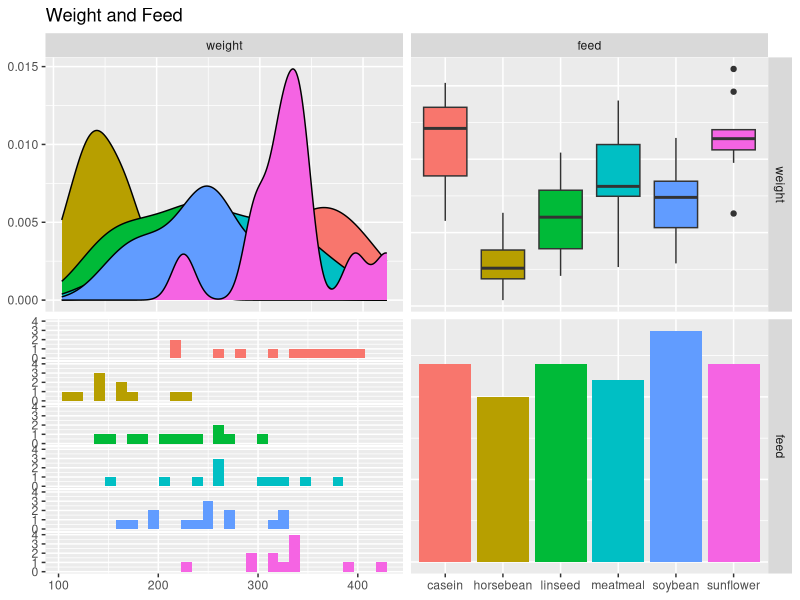
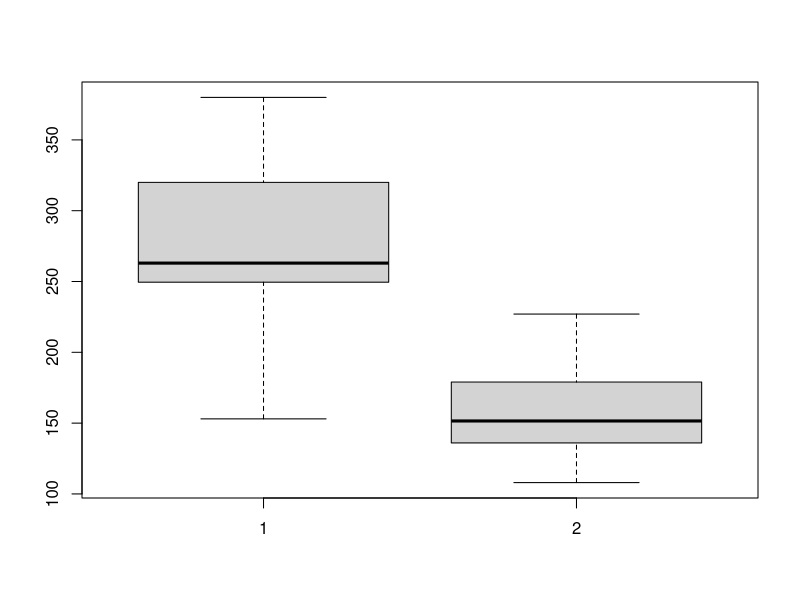

Write R code to recreate these figures, in order. (Note: this script raises an error after producing the figures.)
require(GGally)     # Required for ggpairs
require(ggplot2)    # GGally supersets on ggplot2
require(gridExtra)
library('datasets')

data(chickwts)


str(chickwts)
summary(chickwts)

ggpairs(data=chickwts, # data.frame with variables
        title="Weight and Feed", 
        aes(color=feed)) 

# T-testing

meat <- chickwts[chickwts$feed=="meatmeal",1]
horse <- chickwts[chickwts$feed=="horsebean",1]


t.test(meat, horse)       # parametric, assumes normality
wilcox.test(meat, horse)  # Non-parametric

boxplot(meat, horse)

subset_plot_meat<-ggplot(data=meat, aes(x = "meatmeal", y = weight)) +
  geom_boxplot()

plot1<-subset_plot_meat + ylim(100,400)

subset_plot_horse<-ggplot(data=horse, aes(x = "horsebean", y = weight)) +
  geom_boxplot()

plot2<-subset_plot_horse + ylim(100,400)

grid.arrange(plot1, plot2, ncol =2)